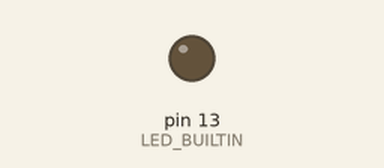
This sketch was run on a simulated Arduino Uno, built with avr-gcc and run on an emulated ATmega328P. On the bench: output pins drawn as LEDs (lit = HIGH).

Above: at 0.4 s.
At 24.9 s:
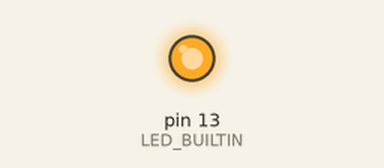
Timing chart, 0 to 40.2 s (numbered marks = the images above):
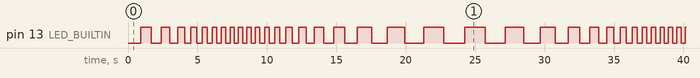

Measured:
- by itself, pin 13 (LED_BUILTIN): moves between LOW and HIGH, repeating every 30.9 s
- by itself, everything shown: repeats every 30.9 s, in 46 steps

The sketch:

practica_1.ino
```cpp
const int min_frequency = 300;
const int max_frequency = 1500;
const int wave_period_time = 50000;
volatile float timer;
volatile int current_frequency;
volatile byte state = LOW;

void setup( ){
  Serial.begin(9600);
  pinMode(LED_BUILTIN, OUTPUT);
}

void loop( ){
  timer = sin(PI*(millis())/wave_period_time);
  current_frequency = override_map(timer, -1, 1, min_frequency, max_frequency);
  digitalWrite(LED_BUILTIN, state);
  delay (current_frequency);
  state = !state;
}

int override_map(float x, float in_min, float in_max, int out_min, int out_max) {
  return (int)((x - in_min) * (out_max - out_min) / (in_max - in_min) + out_min);
}
```
